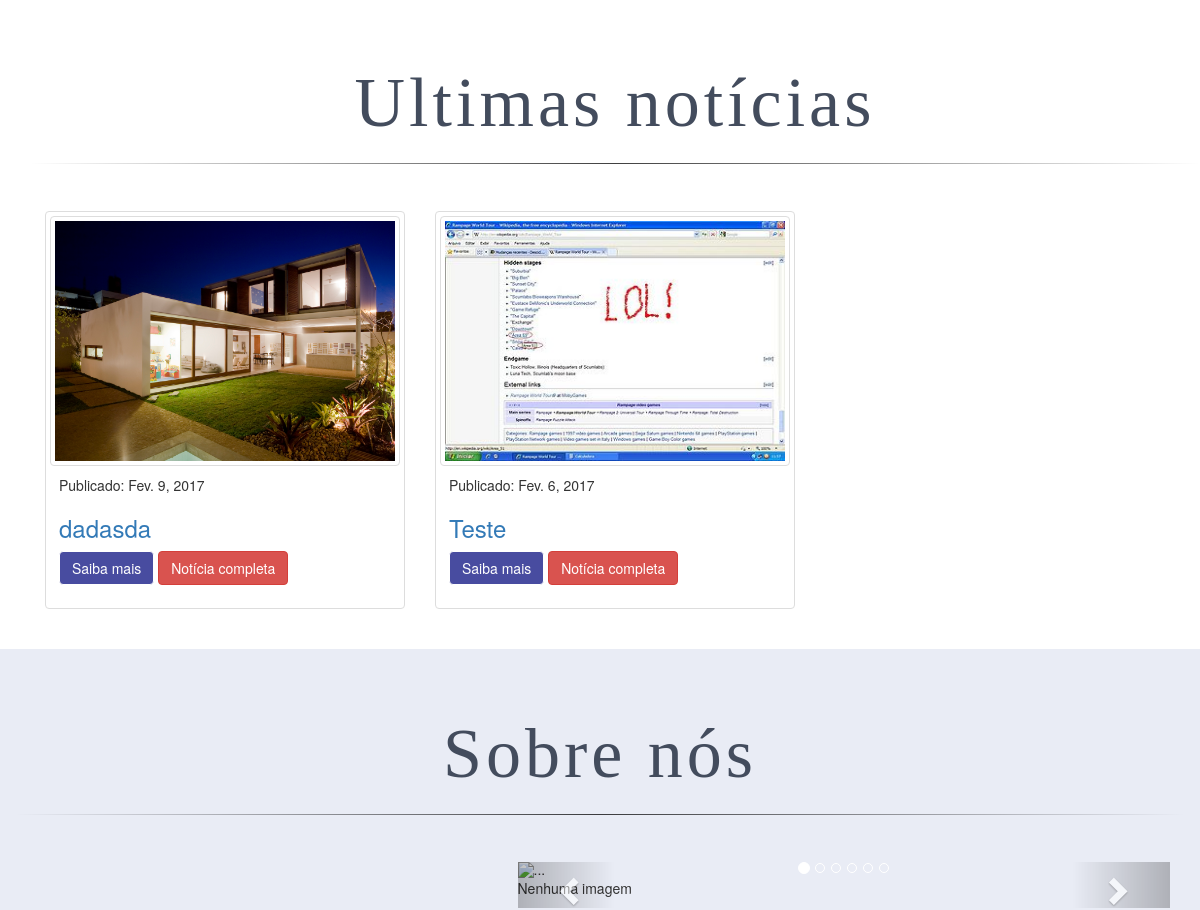
The app's page / (middle part), older data.
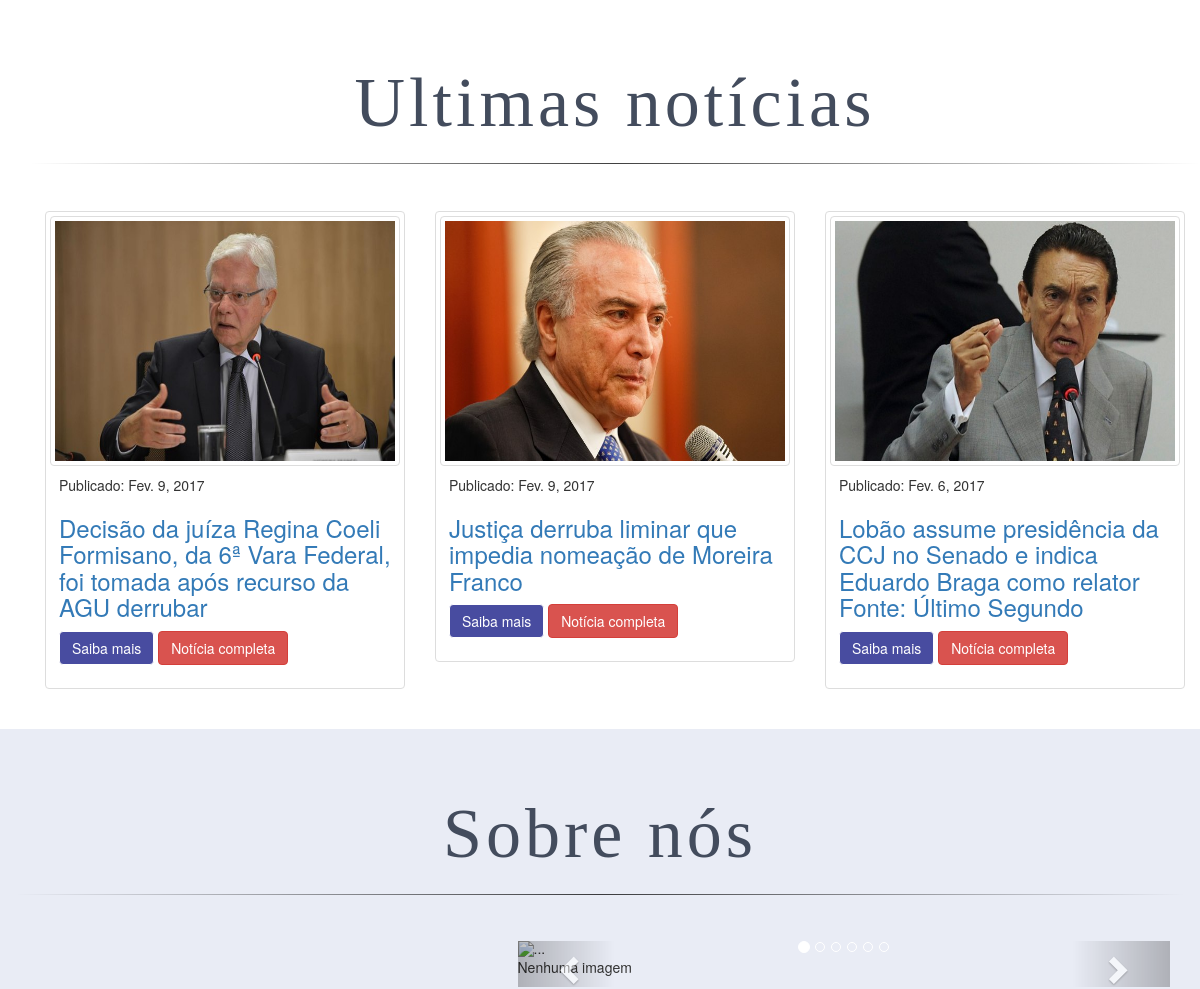
The same page, newer data.
### blog/models.py (models this page shows, shortened)
class Postagens(models.Model):
    autor = models.ForeignKey('auth.User')
    titulo = models.CharField(max_length=100)
    texto = models.TextField()
    data_publicada = models.DateField(default=timezone.now())
    imagem = models.ImageField(upload_to='uploads/')

### blog/views.py (the view)
# urls.py: url(r'^$', views.index, name='index' ),
def index(request):
    lista_postagem = Postagens.objects.order_by('-data_publicada')[:6]
    carosel_posta = Carosel.objects.all()
    form = Formulario(request, Meu_From)
    context = {
        'lista_postagem': lista_postagem,
        'carosel_posta': carosel_posta,
        'form':form,
    }
    return render(request, 'blog/index.html', context)

### blog/views.py (called while the page is built)
def Formulario(request, Meu_form):
    if request.method == 'POST':
        form = Meu_From(request.POST)
        if form.is_valid():
            q = formss()
            q.titulo = form.data.get('titulo')
            q.texto = form.data.get('texto')
            q.email = form.data.get('email')
            q.save()
            return HttpResponseRedirect('/index/')
    else:
        form = Meu_From()
    return (request, form)

### blog/templates/blog/index.html (shortened to what the changed rows need)
<!DOCTYPE html>
{% load staticfiles %}
<html lang="pt-br">
<head>
    <link rel="stylesheet" href="{% static 'blog/BS/css/bootstrap.min.css' %}">
    <link rel="stylesheet" href="{% static 'blog/css/main.css' %}">
</head>
<body>
<div id="divmeio">
    <div class="container">
        <div class="row">
            <div class="col-lg-12">
                <div class="container">
                    <div class="row">
                        <h1 id="ultimasnoticias" class="teste">Ultimas notícias</h1>
                          {% if lista_postagem %}
                              {% for postagens in lista_postagem %}
                              <div class="col-sm-6 col-md-4 col-xs-12" style="margin-bottom: 20px">
                                <div class="thumbnail">
                                    <div id="imagen">
                                         <a href="{{ postagens.id }}/resultados"><img class="img-thumbnail" src="{{ postagens.imagem.url }}" style="width: 100%; height: 100%"></a>
                                    </div>
                                 <div class="caption">
                                      <p>Publicado: {{ postagens.data_publicada }}</p>
                                    <h3> <a href="{{ postagens.id }}/resultados">{{ postagens.titulo }}</a></h3>
                                      <p><a class="btn btn-primary" role="button" data-toggle="collapse" href="#{{ postagens.id }}" aria-expanded="false" aria-controls="collapseExample" style="background-color: #484ca0; border: 1px white solid">Saiba mais</a> <a href="{{ postagens.id }}/resultados" target="_blank"><button type="button" class="btn btn-danger">Notícia completa</button></a></p>
                                  </div>
                                </div>
                              </div>
                              {% endfor %}
                           {% else %}
                               <p id="teste">Nenhuma postagem</p>
                           {% endif %}
                        </div>
                    </div>
            </div>
        </div>
    </div>
</div>
<div id="divante" role="main">
    <div class="container">
        <div class="row">
            <h1 id="sobrenos" class="teste">Sobre nós</h1>
            <div id="carrosel" class="col-lg-5 col-sm-4 col-md-4 " >
                <h1 id="ti3">Nossos<br>último<br>trabalhos</h1>
            </div>
        </div>
    </div>
</div>
</body>
</html>

Row changes from the older to the newer data that the page shows:
changed Postagens: imagem: a different picture; titulo "dadasda" → "Decisão da juíza Regina Coeli Formisano, da 6ª Vara Federal, foi tomada após recurso da AGU derrubar"
added Postagens: imagem (picture), data_publicada "Fev. 9, 2017", titulo "Justiça derruba liminar que impedia nomeação de Moreira Franco"
changed Postagens: imagem: a different picture; titulo "Teste" → "Lobão assume presidência da CCJ no Senado e indica Eduardo Braga como relator Fonte: Último Segundo"
